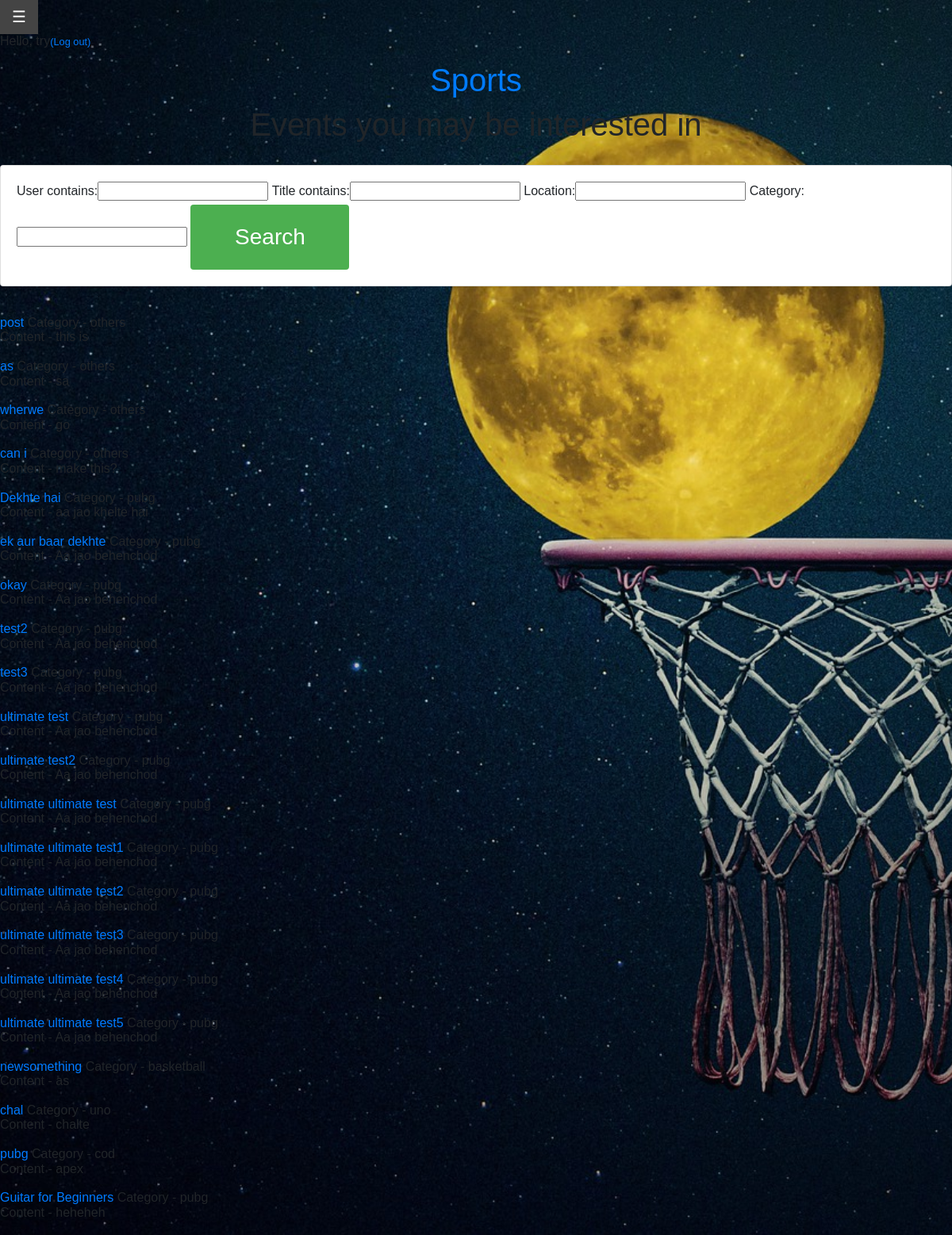
/posts2 (signed in), run on the app's committed database.
### app1/models.py (models this page shows, shortened)
class Post(models.Model):
    user= models.CharField(max_length=100)
    title= models.CharField(max_length=100)
    location = models.CharField(max_length=100, default='online')
    content= models.TextField()
    category = models.CharField(max_length=30, default='others')
    url= models.SlugField(max_length=100, unique=False, blank=True, editable=False)

### app1/views.py (the view)
# urls.py: path('posts2', views.home_view, name='posts'),
def home_view(request):
    display = []
    allposts= Post.objects.all()
    myFilter = PostFilter(request.GET, queryset=allposts )
    allposts = myFilter.qs
    for post in allposts:
        if post.location=="online" or post.location == request.user.profile.location:
            display.append(post)
    context= {'allposts': display,'myFilter': myFilter,
              }
    return render(request, 'posts2.html', context)

### Templates/posts2.html
{% extends 'base.html' %}
{% block content%}
<h1>Events you may be interested in </h1>
<br>
    <div class="row">
      <div class="col">
        <div class="card card-body">
          <form method="get">
            {{myFilter.form}}
            <button class="btn btn-primary" type="submit" >Search</button>
          </form>
        </div>
      </div>
    </div>
<br><br>
        {% for post in allposts %}
        <a href='/posts/{{ post.url }}/'>{{ post.title }} </a> Category - {{ post.category }}
        <br>
        Content - {{post.content}}
        <br><br>
        {% endfor %}
{%endblock%}

### Templates/base.html (shortened to what this page needs)
{% load static %}
<!DOCTYPE HTML>
<html lang="en">
<head>
  <link rel="stylesheet" href="https://stackpath.bootstrapcdn.com/bootstrap/4.3.1/css/bootstrap.min.css">
  <link rel="stylesheet" href="{% static 'style.css' %}">
  <link rel="stylesheet" href="https://cdnjs.cloudflare.com/ajax/libs/font-awesome/4.7.0/css/font-awesome.min.css">
</head>
<body>
  <div class="page-header">
    <div id="main">
      <button class="openbtn" onclick="openNav()">☰</button>
    </div>
    {% if user.is_authenticated %}
    <p class="top-menu">
      Hello, {{ user.username }}<a href="{% url 'logout' %}" class="top-menu"><small>(Log out)</small></a></p>
    {% endif %}
    <h1><a href="/" title="Home Page">Sports</a></h1>
  </div>
        {% block content %}
        {% endblock %}
</body>
</html>

### static/style.css (style rules this page uses)
html { height:100%; }
body { background: url('/static/login.jpg'); height: 100%; background-attachment: fixed; background-position: center; background-repeat: no-repeat; background-size: cover; margin: 0; padding: 0; border: 0; font-size: 100%; font: inherit; vertical-align: baseline; }
h1 { font-weight: 500; line-height: 1.2; text-align:center; }
.openbtn { font-size: 20px; cursor: pointer; background-color: #111; color: white; padding: 10px 15px; border: none; }
button[type=submit] { position: relative; background-color: #4CAF50; border: none; font-size: 28px; color: #FFFFFF; padding: 20px; width: 200px; text-align: center; transition-duration: 0.4s; text-decoration: none; overflow: hidden; cursor: pointer; }
body { font-family: 'Mukta', sans-serif; }

### data on the page
Post: title "post", category "others", content "this is"
Post: title "as", category "others", content "sa"
Post: title "wherwe", category "others", content "go"
Post: title "can i", category "others", content "make this?"
Post: title "Dekhte hai", category "pubg", content "aa jao khelte hai"
Post: title "ek aur baar dekhte", category "pubg", content "Aa jao behenchod"
Post: title "okay", category "pubg", content "Aa jao behenchod"
Post: title "test2", category "pubg", content "Aa jao behenchod"
Post: title "test3", category "pubg", content "Aa jao behenchod"
Post: title "ultimate test", category "pubg", content "Aa jao behenchod"
Post: title "ultimate test2", category "pubg", content "Aa jao behenchod"
Post: title "ultimate ultimate test", category "pubg", content "Aa jao behenchod"
Post: title "ultimate ultimate test1", category "pubg", content "Aa jao behenchod"
Post: title "ultimate ultimate test2", category "pubg", content "Aa jao behenchod"
Post: title "ultimate ultimate test3", category "pubg", content "Aa jao behenchod"
Post: title "ultimate ultimate test4", category "pubg", content "Aa jao behenchod"
Post: title "ultimate ultimate test5", category "pubg", content "Aa jao behenchod"
Post: title "newsomething", category "basketball", content "as"
Post: title "chal", category "uno", content "chalte"
Post: title "pubg", category "cod", content "apex"
Post: title "Guitar for Beginners", category "pubg", content "heheheh"

### other printed values
{{ user.username }} "try"
